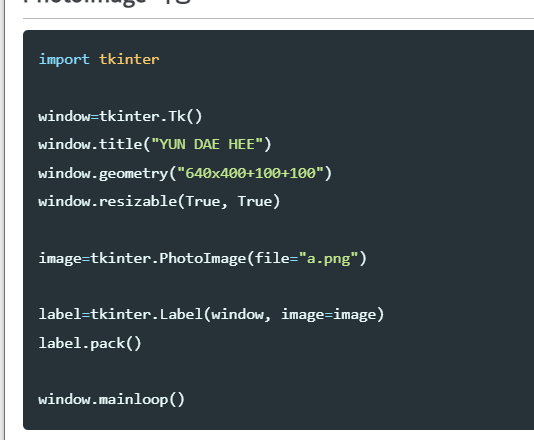
#> input picture tkinter/a.png, 534 x 440 px
$ python 'opencv&PIL.py'
#> lines starting #> are read from the running program, lines starting #| are printed output that depends on the picture
import cv2
import tkinter
from PIL import Image
from PIL import ImageTk

def convert_to_tkimage():
    global src

    gray = cv2.cvtColor(src, cv2.COLOR_BGR2GRAY)
    _, binary = cv2.threshold(gray, 100, 255, cv2.THRESH_BINARY)

    img = Image.fromarray(binary)
    imgtk = ImageTk.PhotoImage(image=img)

    label.config(image=imgtk)
    label.image = imgtk

window=tkinter.Tk()
window.title("opencv")
window.geometry("640x480+100+100")

src = cv2.imread("a.png")
#> src is the input picture: shape (440, 534, 3); mean B, G, R 86, 81.4, 70.7
src = cv2.resize(src, (640, 400))
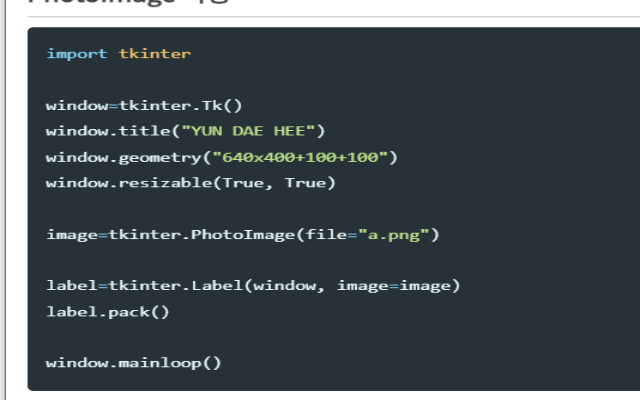
#> src: shape (400, 640, 3); mean B, G, R 85.9, 81.4, 70.7

img = cv2.cvtColor(src, cv2.COLOR_BGR2RGB)

img = Image.fromarray(img)
imgtk = ImageTk.PhotoImage(image=img)

label = tkinter.Label(window, image=imgtk)
label.pack(side="top")

button = tkinter.Button(window, text="이진화 처리", command=convert_to_tkimage)
button.pack(side="bottom", expand=True, fill='both')

window.mainloop()
